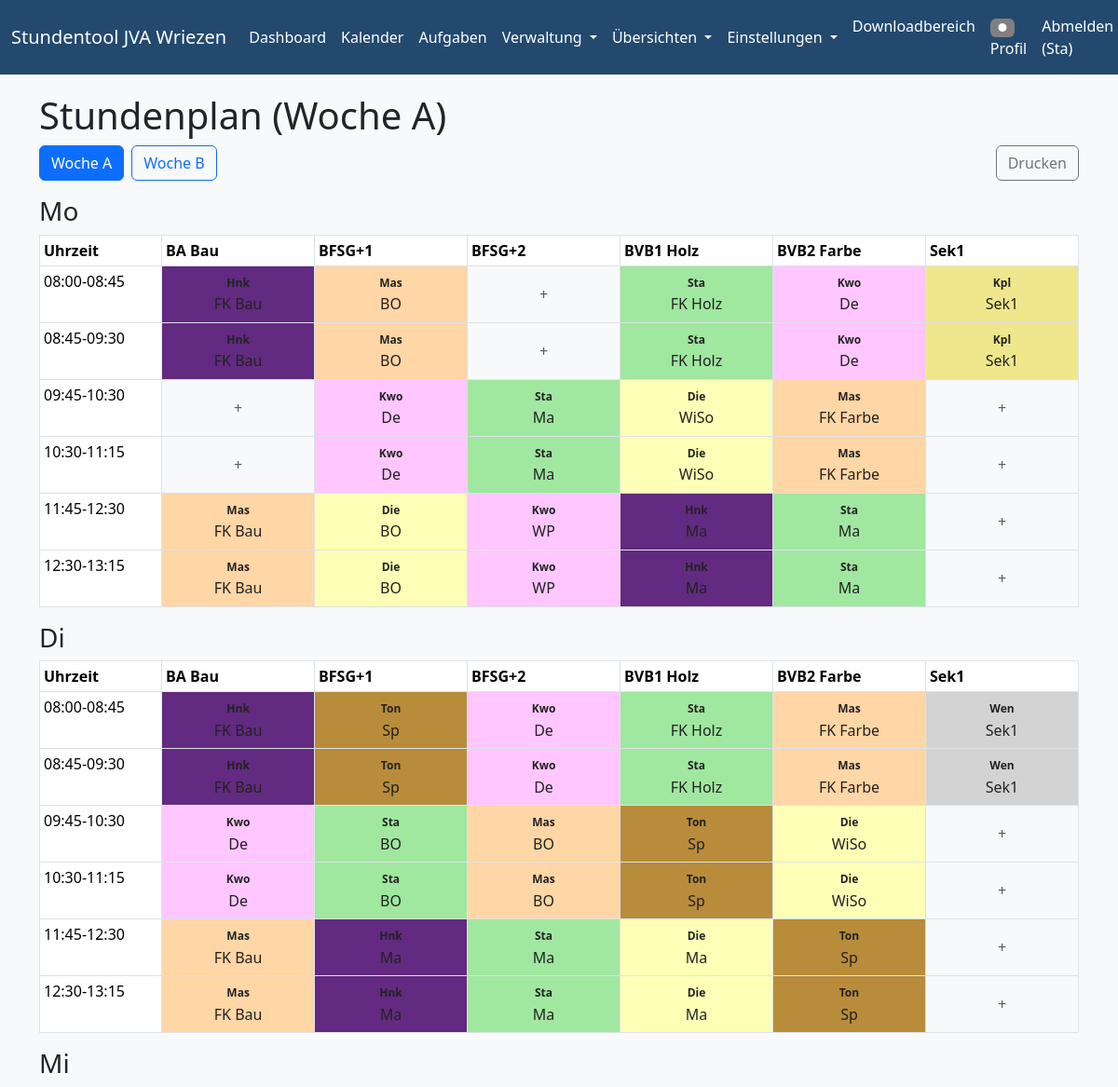
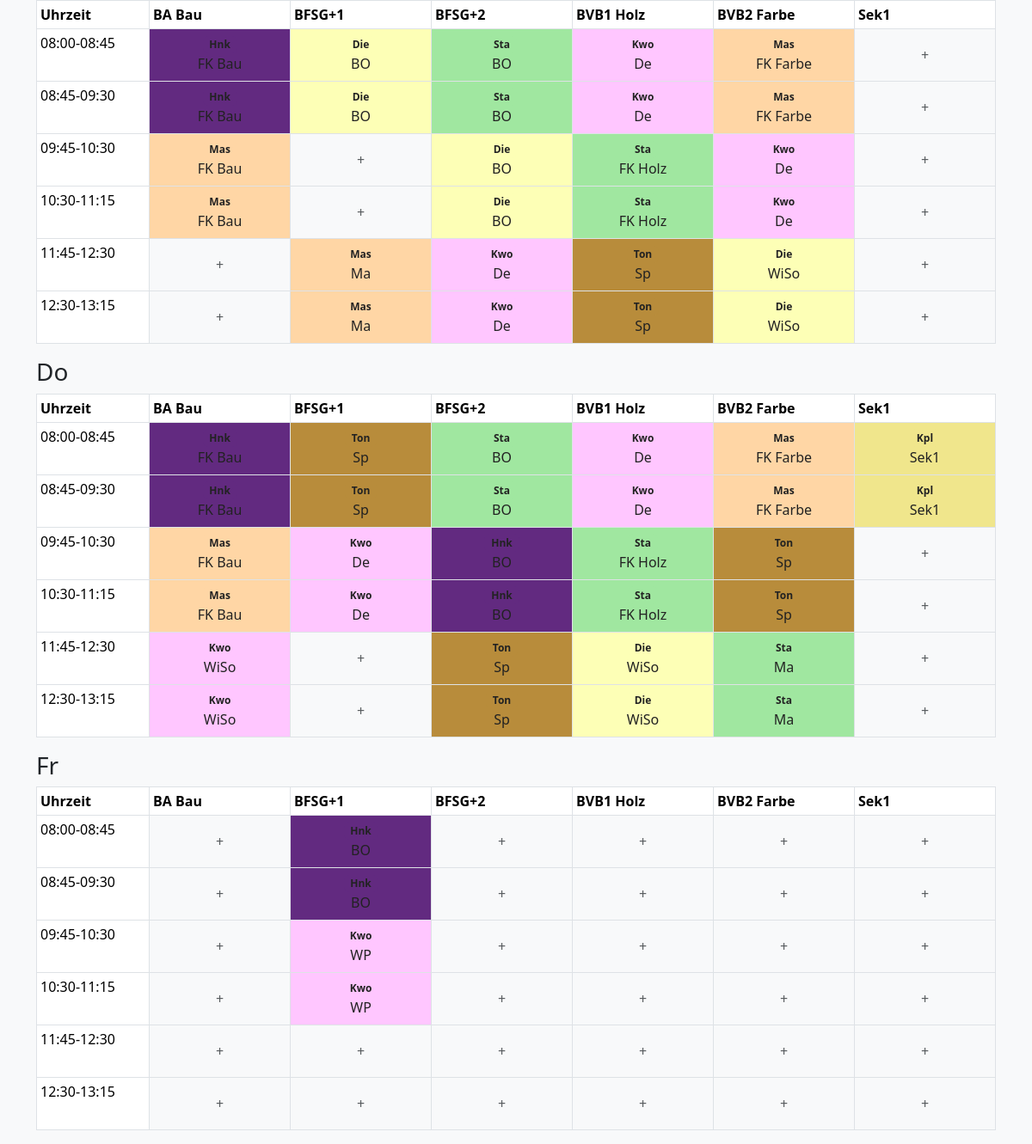
Screenshot of / (signed in) with the database file from the repository (2 pictures, top to bottom).
### models.py (models this page shows, shortened)
class User(db.Model, UserMixin):
    id = db.Column(db.Integer, primary_key=True)
    username = db.Column(db.String(20), unique=True, nullable=False) # Used for login
    email = db.Column(db.String(120), unique=True, nullable=False) # Keep email for contact/recovery
    password = db.Column(db.String(60), nullable=False)
    role = db.Column(db.String(20), default='Benutzer', nullable=False) # New role column
    farbe = db.Column(db.String(7), default='#808080') # Hex color

class Klasse(db.Model):
    id = db.Column(db.Integer, primary_key=True)
    name = db.Column(db.String(100), unique=True, nullable=False)
    max_stunden_klasse = db.Column(db.Integer, default=6)
    woche = db.Column(db.String(2), default='AB') # A, B, AB
    arbeitstage = db.Column(db.JSON, default=lambda: ["Mo", "Di", "Mi", "Do", "Fr"])
    angebote_stunden = db.Column(db.JSON, default=list)

class Lehrer(db.Model):
    __tablename__ = 'lehrer'
    id = db.Column(db.Integer, primary_key=True)
    name = db.Column(db.String(64), unique=True, nullable=False)
    stunden_gesamt_soll_input = db.Column(db.String(10), default='26')
    stunden_a_input = db.Column(db.String(10), default='')
    stunden_b_input = db.Column(db.String(10), default='')
    stunden_a = db.Column(db.Integer, default=0)
    stunden_b = db.Column(db.Integer, default=0)
    farbe = db.Column(db.String(7), default='#808080') # Hex color
    tage = db.Column(db.JSON, default=lambda: ["Mo", "Di", "Mi", "Do", "Fr"])
    max_stunden_pro_tag = db.Column(db.JSON, default=lambda: {}) # Speichert {Tag: {WocheA: X, WocheB: Y}}
    abwesend_an_tagen = db.Column(db.JSON, default=list)
    angebote = db.relationship('Angebot', secondary=lehrer_angebot_association, backref='lehrer')
    hauptangebot_id = db.Column(db.Integer, db.ForeignKey('angebot.id'), nullable=True)
    hauptangebot = db.relationship('Angebot', foreign_keys=[hauptangebot_id])
    einsatz_klassen = db.Column(db.Text, default="[]")  # PATCH: als JSON-String speichern, falls kein PickleType/JSON verfügbar

class Angebot(db.Model):
    id = db.Column(db.Integer, primary_key=True)
    name = db.Column(db.String(100), unique=True, nullable=False)
    block_groesse = db.Column(db.Integer, default=2, nullable=False) # 1 für Einzelstunde, 2 für Doppelstunde
    nur_ein_doppelblock_pro_tag = db.Column(db.Boolean, default=False, nullable=False)

### app.py (the view)
@app.route("/")
@login_required
@role_required([ROLE_ADMIN, ROLE_PLANER, ROLE_BENUTZER])
def stundenplan_anzeigen():
    vorhandener_vertretungsplan = Vertretungsplan.query.first()
    is_vertretungsplan = bool(vorhandener_vertretungsplan)
    woche = request.args.get('woche', 'A')
    title_woche_info = f" (Woche {woche})"
    plan_eintraege = StundenplanEintrag.query.filter_by(woche=woche).all()
    klassen_reihenfolge_a_str = get_setting('klassen_reihenfolge_a', '')
    klassen_reihenfolge_b_str = get_setting('klassen_reihenfolge_b', '')
    alle_klassen_map = {k.name: k for k in Klasse.query.all()}
    if woche == 'A':
        geordnete_klassen = [alle_klassen_map[name] for name in klassen_reihenfolge_a_str.split(',') if name in alle_klassen_map]
    else:
        geordnete_klassen = [alle_klassen_map[name] for name in klassen_reihenfolge_b_str.split(',') if name in alle_klassen_map]
    zeiten_text = get_setting('zeiten_text', '08:00-08:45\n08:45-09:30\n09:30-09:45 Pause\n09:45-10:30\n10:30-11:15\n11:15-11:45 Pause\n11:45-12:30\n12:30-13:15')
    zeit_slots = parse_zeiten(zeiten_text)
    num_slots = len(zeit_slots)
    plan_data_per_tag = defaultdict(lambda: defaultdict(dict))
    for eintrag in plan_eintraege:
        if not all([eintrag.angebot, eintrag.lehrer1, eintrag.klasse]):
            continue
        eintrag_dict = {
            'angebot': {'id': eintrag.angebot.id, 'name': eintrag.angebot.name},
            'lehrer1': {'id': eintrag.lehrer1.id, 'name': eintrag.lehrer1.name, 'farbe': eintrag.lehrer1.farbe},
            'lehrer2': {'id': eintrag.lehrer2.id, 'name': eintrag.lehrer2.name, 'farbe': eintrag.lehrer2.farbe} if eintrag.lehrer2 else None
        }
        if eintrag.slot < num_slots:
            plan_data_per_tag[eintrag.tag][eintrag.slot][eintrag.klasse.name] = eintrag_dict
    title = f"Stundenplan{title_woche_info}"
    alle_lehrer = db.session.query(Lehrer).all()
    return render_template(
        'stundenplan.html',
        title=title,
        geordnete_klassen=geordnete_klassen,
        plan_data_per_tag=plan_data_per_tag,
        zeit_slots=zeit_slots,
        tage_der_woche=TAGE_DER_WOCHE,
        woche=woche,
        alle_lehrer=alle_lehrer,
        is_vertretungsplan=is_vertretungsplan, # Flag wird weiterhin übergeben
        aktiver_vertretungsplan=vorhandener_vertretungsplan # Plan-Objekt wird übergeben
    )

### app.py (called while the page is built)
def role_required(allowed_roles):
    def decorator(f):
        @wraps(f)
        def decorated_function(*args, **kwargs):
            if not current_user.is_authenticated:
                return login_manager.unauthorized() # Redirect to login page
            if current_user.role not in allowed_roles:
                flash('Sie haben keine Berechtigung, auf diese Seite zuzugreifen.', 'danger')
                abort(403) # Forbidden
            return f(*args, **kwargs)
        return decorated_function
    return decorator

@login_manager.user_loader
def load_user(user_id):
    return User.query.get(int(user_id))

def parse_zeiten(text):
    zeiten = []
    for line in text.strip().split('\n'):
        line = line.strip()
        if "Pause" in line.lower():
            zeiten.append({"typ": "pause", "text": line})
        elif '-' in line:
            zeiten.append({"typ": "stunde", "text": line})
    return zeiten

def get_setting(key, default=''):
    setting = Einstellung.query.filter_by(key=key).first()
    return setting.value if setting else default

### templates/stundenplan.html (shortened to what this page needs)
{% macro text_color(bg) -%}
  {%- set dark_colors = ['#1f77b4', '#2ca02c', '#d62728', '#9467bd', '#8c564b', '#e377c2', '#7f7f7f', '#bcbd22', '#17becf', '#6c757d', '#3788d8'] %}
  {%- if bg and (bg|lower in dark_colors or bg|lower in ['#000', '#000000']) %}
    color: #fff;
  {%- else %}
    color: #222;
  {%- endif %}
{%- endmacro %}
{% extends "base.html" %}
{% block content %}
<h1>{{ title }}</h1>
<div class="mb-3 d-flex align-items-center">
  <a href="{{ url_for('stundenplan_anzeigen', woche='A') }}" class="btn btn-outline-primary {% if woche == 'A' %}active{% endif %} me-2">Woche A</a>
  <a href="{{ url_for('stundenplan_anzeigen', woche='B') }}" class="btn btn-outline-primary {% if woche == 'B' %}active{% endif %}">Woche B</a>
  <button type="button" class="btn btn-outline-secondary ms-auto" onclick="window.print()">Drucken</button>
</div>
<div class="stundenplan-tables">
  {% for tag in tage_der_woche %}
  <div class="druck-seite">
    <h3>{{ tag }}</h3>
    <div class="table-responsive">
      <table class="table table-bordered table-sm">
        <thead>
          <tr>
            <th>Uhrzeit</th>
            {% for klasse in geordnete_klassen %}
              <th>{{ klasse.name }}</th>
            {% endfor %}
          </tr>
        </thead>
        <tbody>
          {% for slot in zeit_slots %}
            {% set slot_idx = loop.index0 %}
            <tr>
              <td>
                {{ slot.text }}
              </td>
              {% for klasse in geordnete_klassen %}
                {% set tag_data = plan_data_per_tag[tag] if plan_data_per_tag[tag] is defined else None %}
                {% set slot_data = tag_data[slot_idx] if tag_data and (slot_idx in tag_data) else None %}
                {% set eintrag = slot_data[klasse.name] if slot_data and (klasse.name in slot_data) else None %}
                {% set lehrer1farbe = eintrag.lehrer1.farbe if eintrag and eintrag.lehrer1 and eintrag.lehrer1.farbe else None %}
                {% if not lehrer1farbe and eintrag and eintrag.lehrer1 %}
                  {% set l1 = (alle_lehrer | selectattr('id', 'equalto', eintrag.lehrer1.id) | list | first) %}
                  {% if l1 and l1.farbe %}{% set lehrer1farbe = l1.farbe %}{% endif %}
                {% endif %}
                {% set lehrer2farbe = None %}
                {% if eintrag and eintrag.lehrer2 %}
                  {% set l2 = (alle_lehrer | selectattr('id', 'equalto', eintrag.lehrer2.id) | list | first) %}
                  {% if l2 and l2.farbe %}{% set lehrer2farbe = l2.farbe %}{% elif eintrag.lehrer2.farbe %}{% set lehrer2farbe = eintrag.lehrer2.farbe %}{% endif %}
                {% endif %}
                <td class="plan-cell"
                    style="background: none; min-width: 120px; max-width: 160px; padding: 0; vertical-align: middle; text-align: center;">
                  {% if eintrag and eintrag.lehrer1 and eintrag.lehrer2 %}
                    <div style="position: relative; width: 100%; height: 60px; min-height: 60px; max-height: 80px; overflow: hidden;">
                      <svg width="100%" height="100%" viewBox="0 0 100 60" preserveAspectRatio="none" style="position:absolute;top:0;left:0;width:100%;height:100%;z-index:1;">
                        <rect x="0" y="0" width="50" height="60" fill="{{ lehrer1farbe or '#cccccc' }}" />
                        <rect x="50" y="0" width="50" height="60" fill="{{ lehrer2farbe or '#cccccc' }}" />
                      </svg>
                      <div style="position: absolute; top: 0; left: 0; width: 100%; height: 100%; z-index: 2; display: flex; flex-direction: column; justify-content: center; align-items: stretch;">
                        <div style="display: flex; flex-direction: row; width: 100%;">
                          <div style="width: 50%; display: flex; justify-content: flex-start; align-items: center; padding-left: 2px;">
                            <span class="badge" style="background:{{ lehrer1farbe or '#cccccc' }};{{ text_color(lehrer1farbe or '#cccccc') }}">{{ eintrag.lehrer1.name }}</span>
                          </div>
                          <div style="width: 50%; display: flex; justify-content: flex-end; align-items: center; padding-right: 2px;">
                            <span class="badge" style="background:{{ lehrer2farbe or '#cccccc' }};{{ text_color(lehrer2farbe or '#cccccc') }}">{{ eintrag.lehrer2.name }}</span>
                          </div>
                        </div>
                        <div style="width: 100%; text-align: center; margin-top: 2px;">
                          <span style="background: rgba(255,255,255,0.7); padding: 0 2px; border-radius: 2px; font-size: 0.95em; {{ text_color(eintrag.lehrer1.farbe) }}">{{ eintrag.angebot.name }}</span>
                        </div>
                      </div>
                    </div>
                  {% elif eintrag and eintrag.lehrer1 %}
                    <div style="background: {{ eintrag.lehrer1.farbe }}; {{ text_color(eintrag.lehrer1.farbe) }}; padding: 2px; min-height: 60px; max-height: 80px; display: flex; flex-direction: column; justify-content: center; align-items: center;">
                      <span class="badge" style="background:{{ eintrag.lehrer1.farbe }};{{ text_color(eintrag.lehrer1.farbe) }}">{{ eintrag.lehrer1.name }}</span>
                      <span style="{{ text_color(eintrag.lehrer1.farbe) }}">{{ eintrag.angebot.name }}</span>
                    </div>
                  {% else %}
                    <div style="min-height: 60px; max-height: 80px; display: flex; align-items: center; justify-content: center;">
                      <span class="text-muted">+</span>
                    </div>
                  {% endif %}
                </td>
              {% endfor %}
            </tr>
          {% endfor %}
        </tbody>
      </table>
    </div>
  </div>
  {% endfor %}
</div>
{% endblock %}

### templates/base.html (shortened to what this page needs)
<!DOCTYPE html>
<html lang="de">
<head>
    <link href="https://cdn.jsdelivr.net/npm/bootstrap@5.3.3/dist/css/bootstrap.min.css" rel="stylesheet">
    <link rel="stylesheet" href="https://cdnjs.cloudflare.com/ajax/libs/font-awesome/6.4.0/css/all.min.css">
</head>
<body>
    <nav class="navbar navbar-expand-lg navbar-custom">
        <div class="container-fluid">
            <a class="navbar-brand" href="{{ url_for('stundenplan_anzeigen') }}">Stundentool JVA Wriezen</a>
            <div class="collapse navbar-collapse" id="navbarNav">
                <ul class="navbar-nav me-auto mb-2 mb-lg-0">
                    <li class="nav-item">
                        <a class="nav-link" href="{{ url_for('stundenplan_anzeigen') }}">Dashboard</a>
                    </li>
                    <li class="nav-item">
                        <a class="nav-link" href="{{ url_for('kalender') }}">Kalender</a>
                    </li>
                    {% if current_user.is_authenticated %}
                    <li class="nav-item">
                        <a class="nav-link" href="{{ url_for('kanban_board') }}">Aufgaben</a>
                    </li>
                    {% endif %}
                    {% if current_user.is_authenticated and (current_user.role == 'Admin' or current_user.role == 'Planer') %}
                    <li class="nav-item dropdown">
                        <a class="nav-link dropdown-toggle" href="#" id="navbarDropdownVerwaltung" role="button" data-bs-toggle="dropdown" aria-expanded="false">
                            Verwaltung
                        </a>
                    </li>
                    {% endif %}
                    {% if current_user.is_authenticated and (current_user.role == 'Admin' or current_user.role == 'Planer') %}
                    <li class="nav-item dropdown">
                        <a class="nav-link dropdown-toggle" href="#" id="navbarDropdownUebersichten" role="button" data-bs-toggle="dropdown" aria-expanded="false">
                            Übersichten
                        </a>
                    </li>
                    {% endif %}
                    {% if current_user.is_authenticated and current_user.role == 'Admin' %}
                    <li class="nav-item dropdown">
                        <a class="nav-link dropdown-toggle" href="#" id="navbarDropdownEinstellungen" role="button" data-bs-toggle="dropdown" aria-expanded="false">
                            Einstellungen
                        </a>
                    </li>
                    {% endif %}
                </ul>
                <ul class="navbar-nav ms-auto mb-2 mb-lg-0">
                    {% if current_user.is_authenticated %}
                        <li class="nav-item">
                            <a class="nav-link" href="{{ url_for('downloads') }}">Downloadbereich</a>
                        </li>
                        <li class="nav-item">
                            <a class="nav-link" href="{{ url_for('profil') }}">
                                <span class="badge" style="background:{{ current_user.farbe }};color:#fff;">&#9679;</span>
                                Profil
                            </a>
                        </li>
                        <li class="nav-item">
                            <a class="nav-link" href="{{ url_for('logout') }}">Abmelden ({{ current_user.username }})</a>
                        </li>
                    {% else %}
                        <li class="nav-item"><a class="nav-link" href="{{ url_for('login') }}">Anmelden</a></li>
                    {% endif %}
                </ul>
            </div>
        </div>
    </nav>
    <div class="container">
        {% block content %}{% endblock %}
    </div>
</body>
</html>

### templates/base.html (style rules this page uses)
body { background-color: #f8f9fa; }
.container { margin-top: 20px; }
.navbar-custom { background-color: #23496e !important; }
.navbar-custom .navbar-nav .nav-link, .navbar-custom .navbar-brand, .navbar-custom .navbar-nav .dropdown-toggle { color: #fff !important; transition: color 0.2s, background 0.2s, box-shadow 0.2s; }

### rows the page displays
User: username "Sta"
Klasse: name "BA Bau"
Klasse: name "BFSG+1"
Klasse: name "BFSG+2"
Klasse: name "BVB1 Holz"
Klasse: name "BVB2 Farbe"
Klasse: name "Sek1"
Lehrer: lehrer1.name "Hnk"
Angebot: angebot.name "FK Bau"
Lehrer: lehrer1.name "Mas"
Angebot: angebot.name "BO"
Lehrer: lehrer1.name "Sta"
Angebot: angebot.name "FK Holz"
Lehrer: lehrer1.name "Kwo"
Angebot: angebot.name "De"
Lehrer: lehrer1.name "Kpl"
Angebot: angebot.name "Sek1"
Angebot: angebot.name "Ma"
Lehrer: lehrer1.name "Die"
Angebot: angebot.name "WiSo"
Angebot: angebot.name "FK Farbe"
Angebot: angebot.name "WP"
Lehrer: lehrer1.name "Ton"
Angebot: angebot.name "Sp"
Lehrer: lehrer1.name "Wen"

### other values shown
{{ title }} "Stundenplan (Woche A)"
{{ tag }} "Mo" "Di" "Mi" "Do" "Fr"
{{ slot.text }} "08:00-08:45" "08:45-09:30" "09:45-10:30" "10:30-11:15" "11:45-12:30" "12:30-13:15" "08:00-08:45" "08:45-09:30" "09:45-10:30" "10:30-11:15" "11:45-12:30" "12:30-13:15" "08:00-08:45" "08:45-09:30" "09:45-10:30" "10:30-11:15" "11:45-12:30" "12:30-13:15" "08:00-08:45" "08:45-09:30" "09:45-10:30" "10:30-11:15" "11:45-12:30" "12:30-13:15" "08:00-08:45" "08:45-09:30" "09:45-10:30" "10:30-11:15" "11:45-12:30" "12:30-13:15"
